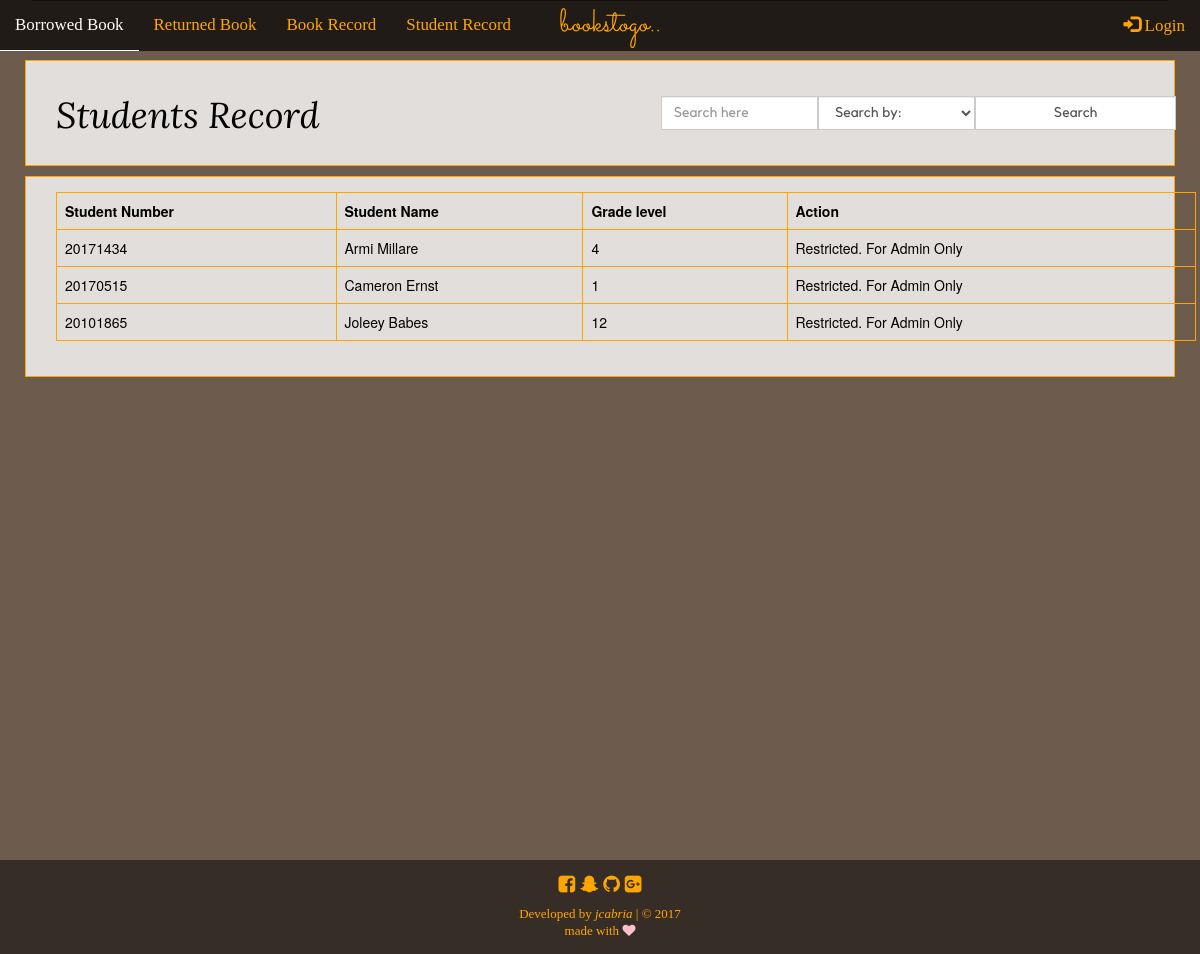
The page /student_record.php on the database as committed earlier.
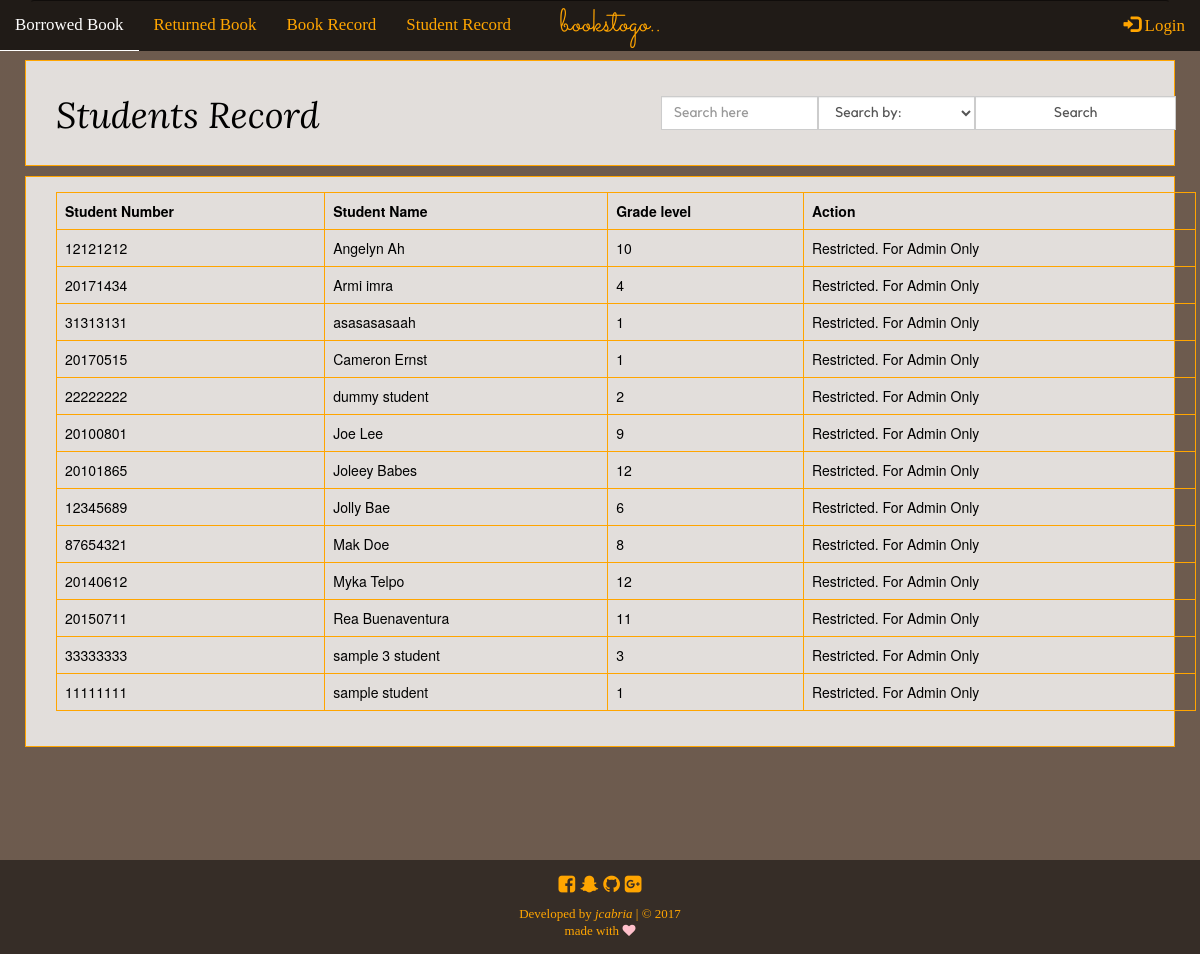
The same page on the database as committed later.
### tables this page shows
CREATE TABLE `students_record` (
  `id` int(11) NOT NULL,
  `student_number` int(8) NOT NULL,
  `student_name` varchar(255) NOT NULL,
  `grade_level` varchar(255) NOT NULL
);

### student_record.php (the view, shortened to what this page needs)
<?php
function display_content() {
	require_once('connection.php');
	echo "
		<div class='container-fluid stud-record-div'>
			<div class='container'>
				<div class='row'>
					<form method='POST' action=''>
						<div class='col-md-6'>
							<h1>Students Record</h1>";
						echo "</div>
						<div class='col-md-6'>
							<div class='input-group search_trans'>
								<span class='input-group-btn'>
									<input type='text' class='form-control' placeholder='Search here' name='search_stud'>
								</span>
								<span class='input-group-btn'>
									<select name='search_ddown' class='form-control'>
										<option disabled selected>
											Search by: </option>
										<option value='student_number'>
											Student Number</option>
										<option value='student_name'>
											Student Name</option>
										<option value='grade_level'>
											Grade Level</option>
									</select>
								</span>
								<span class='input-group-btn'>
									<input type='submit' class='form-control' name='search-stud-btn' value='Search'>
								</span>
							</div>
						</div>
					</form>
				</div>
			</div>
		</div>";
	$sql = "SELECT * FROM students_record ORDER BY student_name ASC";
	$show = mysqli_query($conn, $sql);
	if (isset($_POST['search-stud-btn'])) {
		$search_stud = $_POST['search_stud'];
		$search_ddown = $_POST['search_ddown'];
		$query = "SELECT * FROM students_record WHERE $search_ddown LIKE '%$search_stud%'";
		$result = mysqli_query($conn, $query);
		echo "Search result for <em>$search_stud</em>. Found " .mysqli_num_rows($result). " result.<br><hr><br>";
		if (mysqli_num_rows($result) > 0) {
			echo "
				<div class='container-fluid stud-record-div'>
					<div class='container'>
						<div class='table-responsive'>
							<table class='table table-bordered table-hover'>
								<thead>
									<tr>
										<th>Student Number</th>
										<th>Student Name</th>
										<th>Grade level</th>
										<th>Action</th>
									</tr>
								</thead>
								<tbody>";
								while ($row = mysqli_fetch_assoc($result)) {
									extract($row);
								echo "<tr>
										<td>".$row['student_number']."</td>
										<td>".$row['student_name']."</td>
										<td>".$row['grade_level']."</td>";
								if (isset($_SESSION['username'])) {
									echo "<td>";
									echo '<a type="button" class="btn btn-default" href="update_stud.php?id='.$id.'">Update</a>
										<a type="button" class="btn btn-default" href="delete_stud.php?id='.$id.'">Delete</a>';
									echo"</td>";
									} else {
										echo "<td>Restricted. For Admin Only</td>";
									}
								echo"</tr>";
									}
							echo"</tbody>
							</table>
						</div>
					</div>
				</div>";
		}
	}
	else {
		if (mysqli_num_rows($show) > 0) {
			echo "
				<div class='container-fluid stud-record-div'>
					<div class='container'>
						<div class='table-responsive'>
							<table class='table table-bordered table-hover'>
								<thead>
									<tr>
										<th>Student Number</th>
										<th>Student Name</th>
										<th>Grade level</th>
										<th>Action</th>
									</tr>
								</thead>
								<tbody>";
								while ($row = mysqli_fetch_assoc($show)) {
									extract($row);
								echo "<tr>
										<td>".$row['student_number']."</td>
										<td>".$row['student_name']."</td>
										<td>".$row['grade_level']."</td>";
								if (isset($_SESSION['username'])) {
									echo "<td>";
									echo '<a type="button" class="btn btn-default" href="update_stud.php?id='.$id.'">Update</a>
										<a type="button" class="btn btn-default" href="delete_stud.php?id='.$id.'">Delete</a>';
									echo"</td>";
									} else {
										echo "<td>Restricted. For Admin Only</td>";
									}
							echo"</tr>";
								}
						echo"</tbody>
						</table>
					</div>
				</div>
			</div>";
		}
	}
}
require_once('template.php');
 ?>

Rows that differ between the two databases and show on the page:
added students_record: student_number "12121212", student_name "Angelyn Ah", grade_level "10"
changed students_record: student_name "Armi Millare" → "Armi imra"
added students_record: student_number "31313131", student_name "asasasasaah", grade_level "1"
added students_record: student_number "22222222", student_name "dummy student", grade_level "2"
added students_record: student_number "20100801", student_name "Joe Lee", grade_level "9"
added students_record: student_number "12345689", student_name "Jolly Bae", grade_level "6"
added students_record: student_number "87654321", student_name "Mak Doe", grade_level "8"
added students_record: student_number "20140612", student_name "Myka Telpo", grade_level "12"
added students_record: student_number "20150711", student_name "Rea Buenaventura", grade_level "11"
added students_record: student_number "33333333", student_name "sample 3 student", grade_level "3"
added students_record: student_number "11111111", student_name "sample student", grade_level "1"
